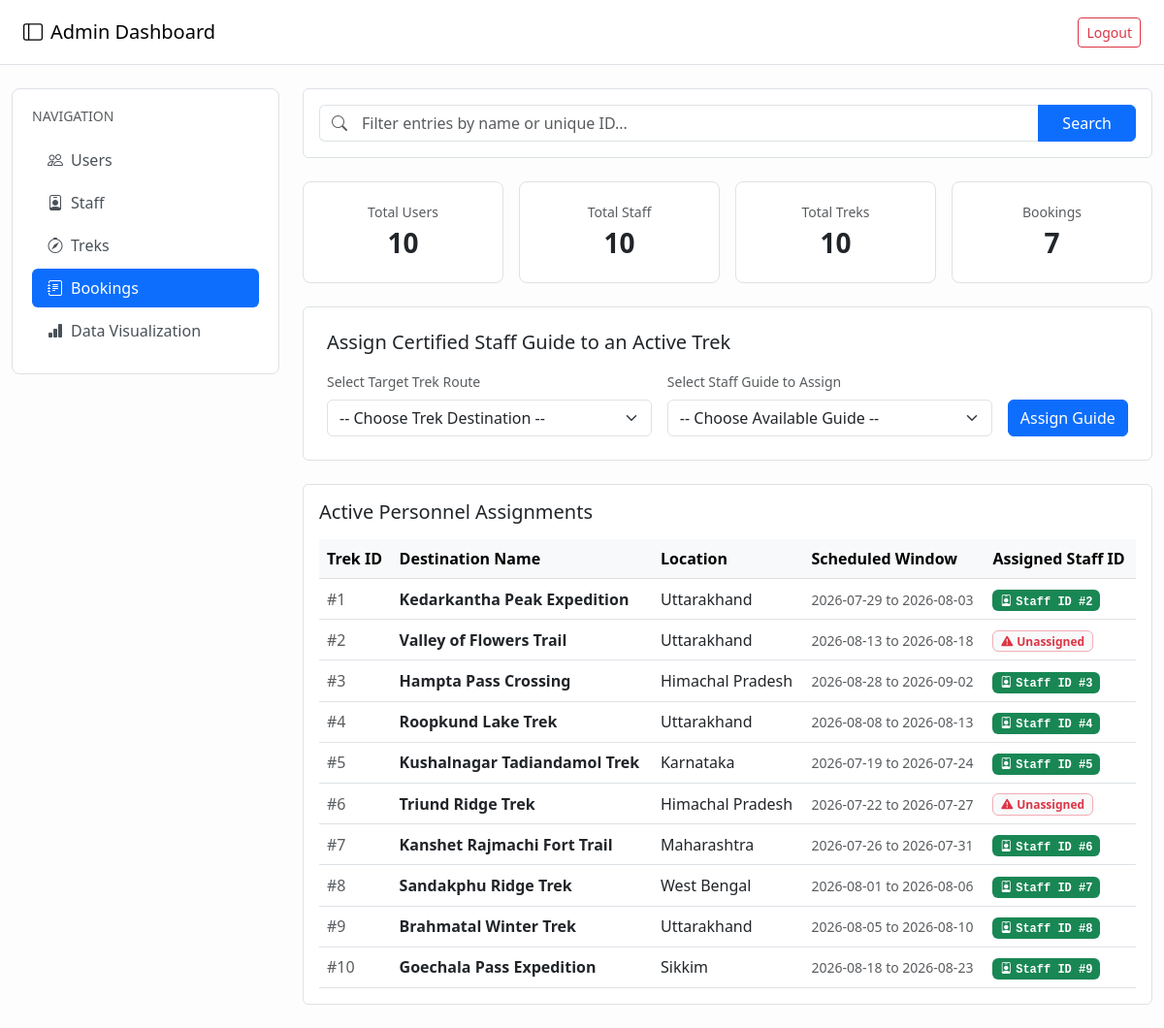
The page /admin/dashboard?tab=bookings (signed in) on the database its author committed.
### models.py (models this page shows)
class Trek(db.Model):
    __tablename__ = 'treks'
    id = db.Column(db.Integer, primary_key=True)
    name = db.Column(db.String(50), nullable=False)
    location = db.Column(db.String(150), nullable=False)
    difficulty = db.Column(db.String(20), nullable=False)
    duration = db.Column(db.String(50), nullable=False)
    total_slots = db.Column(db.Integer, nullable=False)
    available_slots = db.Column(db.Integer, nullable=False)
    assigned_staff_id = db.Column(db.Integer, db.ForeignKey('users.id'), nullable=True)
    start_date = db.Column(db.Date, nullable=False)
    end_date = db.Column(db.Date, nullable=False)
    description = db.Column(db.Text, nullable=False)
    price = db.Column(db.Float, nullable=False)
    status = db.Column(db.String(20), nullable=False, default='Upcoming')
    bookings = db.relationship('Booking', backref='trek_details', lazy=True)

### app.py (the view)
@app.route('/admin/dashboard', methods=['GET'])
@login_required
def admin_dashboard():
    return admin_dashboard_handler()

### app.py (called while the page is built)
@login_manager.user_loader
def load_user(user_id):
    return User.query.get(int(user_id))

### templates/admin_dashboard.html (shortened to what this page needs)
<!DOCTYPE html>
<html lang="en">
<head>
    <link href="https://cdn.jsdelivr.net/npm/bootstrap@5.3.0/dist/css/bootstrap.min.css" rel="stylesheet">
    <link rel="stylesheet" href="https://cdn.jsdelivr.net/npm/bootstrap-icons@1.11.0/font/bootstrap-icons.css">
</head>
<body>
    <nav class="navbar navbar-light bg-white border-bottom px-4 py-3">
        <span class="navbar-brand mb-0 h5"><i class="bi bi-layout-sidebar me-2"></i>Admin Dashboard</span>
        <a href="/logout" class="btn btn-outline-danger btn-sm">Logout</a>
    </nav>
    <div class="container-fluid py-4">
        <div class="row g-4">
            <div class="col-md-3">
                <div class="bento-card">
                    <h6 class="text-muted small text-uppercase mb-3">Navigation</h6>
                    <div class="nav flex-column nav-pills" id="adminTab" role="tablist">
                        <a href="/admin/dashboard?tab=users"
                            class="nav-link {% if active_tab == 'users' %}active{% endif %} border-0">
                            <i class="bi bi-people me-2"></i>Users
                        </a>
                        <a href="/admin/dashboard?tab=staff"
                            class="nav-link {% if active_tab == 'staff' %}active{% endif %} border-0">
                            <i class="bi bi-person-badge me-2"></i>Staff
                        </a>
                        <a href="/admin/dashboard?tab=treks"
                            class="nav-link {% if active_tab == 'treks' %}active{% endif %} border-0">
                            <i class="bi bi-compass me-2"></i>Treks
                        </a>
                        <a href="/admin/dashboard?tab=bookings"
                            class="nav-link {% if active_tab == 'bookings' %}active{% endif %} border-0">
                            <i class="bi bi-journal-text me-2"></i>Bookings
                        </a>
                        <a href="/admin/dashboard?tab=analytics"
                            class="nav-link {% if active_tab == 'analytics' %}active{% endif %} border-0">
                            <i class="bi bi-bar-chart-fill me-2"></i>Data Visualization
                        </a>
                    </div>
                </div>
            </div>
            <div class="col-md-9">
                <div class="bg-white border rounded p-3 mb-4">
                    <form action="/admin/dashboard" method="GET" class="d-flex m-0">
                        <div class="input-group">
                            <span class="input-group-text bg-white border-end-0 text-muted">
                                <i class="bi bi-search"></i>
                            </span>
                            <input type="text" name="search" class="form-control border-start-0 ps-1"
                                placeholder="Filter entries by name or unique ID..."
                                value="{{ request.args.get('search', '') }}">
                            <button type="submit" class="btn btn-primary px-4">Search</button>
                        </div>
                    </form>
                </div>
                <div class="row g-3 mb-4">
                    <div class="col-6 col-md-3">
                        <div class="bento-card text-center">
                            <div class="text-muted small">Total Users</div>
                            <div class="fs-3 fw-bold text-dark">{{ stats.total_users }}</div>
                        </div>
                    </div>
                    <div class="col-6 col-md-3">
                        <div class="bento-card text-center">
                            <div class="text-muted small">Total Staff</div>
                            <div class="fs-3 fw-bold text-dark">{{ stats.total_staff }}</div>
                        </div>
                    </div>
                    <div class="col-6 col-md-3">
                        <div class="bento-card text-center">
                            <div class="text-muted small">Total Treks</div>
                            <div class="fs-3 fw-bold text-dark">{{ stats.total_treks }}</div>
                        </div>
                    </div>
                    <div class="col-6 col-md-3">
                        <div class="bento-card text-center">
                            <div class="text-muted small">Bookings</div>
                            <div class="fs-3 fw-bold text-dark">{{ stats.total_bookings }}</div>
                        </div>
                    </div>
                </div>
                <div class="tab-content" id="adminTabContent">
                    {% if active_tab == 'users' %}
                    <div class="tab-pane fade show active" id="users-pane" role="tabpanel">
                        <div class="bento-card">
                            <h5 class="mb-3 text-secondary">Users Directory</h5>
                            <table class="table align-middle mb-0">
                                <thead class="table-light">
                                    <tr>
                                        <th>ID</th>
                                        <th>Name</th>
                                        <th>Email</th>
                                        <th>Status</th>
                                        <th class="text-end">Action</th>
                                    </tr>
                                </thead>
                                <tbody>
                                    {% for user in users %}
                                    <tr>
                                        <td>#{{ user.id }}</td>
                                        <td><strong>{{ user.full_name }}</strong><br><small class="text-muted">@{{
                                                user.username }}</small></td>
                                        <td>{{ user.email }}</td>
                                        <td>
                                            <span
                                                class="badge {% if user.status == 'active' %}bg-success{% else %}bg-danger{% endif %} rounded-pill px-2.5">
                                                {{ user.status }}
                                            </span>
                                        </td>
                                        <td class="text-end">
                                            <form action="/admin/user/toggle/{{ user.id }}?tab={{ active_tab }}"
                                                method="POST" class="m-0">
                                                <button type="submit"
                                                    class="btn {% if user.status == 'active' %}btn-outline-danger{% else %}btn-outline-success{% endif %} btn-sm">
                                                    {% if user.status == 'active' %}Deactivate{% else %}Activate{% endif
                                                    %}
                                                </button>
                                            </form>
                                        </td>
                                    </tr>
                                    {% else %}
                                    <tr>
                                        <td colspan="5" class="text-center text-muted py-4">No users found matching
                                            parameters.</td>
                                    </tr>
                                    {% endfor %}
                                </tbody>
                            </table>
                        </div>
                    </div>
                    {% elif active_tab == 'staff' %}
                    {% include 'admin_dashboard_staff.html' %}
                    {% elif active_tab == 'treks' %}
                    {% include 'admin_dashboard_treks.html' %}
                    {% elif active_tab == 'bookings' %}
                    {% include 'admin_dashboard_bookings.html' %}
                    {% endif %}
                </div>
            </div>
        </div>
    </div>
</body>
</html>

### templates/admin_dashboard_bookings.html (shortened to what this page needs)
<div>
    <div class="bg-white border rounded p-4 mb-4">
        <h5 class="mb-3">Assign Certified Staff Guide to an Active Trek</h5>
        <form action="/admin/trek/assign_staff" method="POST">
            <div class="row g-3">
                <div class="col-md-5">
                    <label class="form-label small text-muted">Select Target Trek Route</label>
                    <select name="trek_id" class="form-select" required>
                        <option value="" disabled selected>-- Choose Trek Destination --</option>
                    </select>
                </div>
                <div class="col-md-5">
                    <label class="form-label small text-muted">Select Staff Guide to Assign</label>
                    <select name="staff_id" class="form-select" required>
                        <option value="" disabled selected>-- Choose Available Guide --</option>
                    </select>
                </div>
                <div class="col-md-2 d-flex align-items-end">
                    <button type="submit" class="btn btn-primary w-100">Assign Guide</button>
                </div>
            </div>
        </form>
    </div>
    <div class="bg-white border rounded p-3">
        <h5 class="mb-3">Active Personnel Assignments</h5>
        <table class="table align-middle mb-0">
            <thead class="table-light">
                <tr>
                    <th>Trek ID</th>
                    <th>Destination Name</th>
                    <th>Location</th>
                    <th>Scheduled Window</th>
                    <th>Assigned Staff ID</th>
                </tr>
            </thead>
            <tbody>
                {% for trek in treks %}
                <tr>
                    <td class="text-muted">#{{ trek.id }}</td>
                    <td><strong>{{ trek.name }}</strong></td>
                    <td>{{ trek.location }}</td>
                    <td><small class="text-muted">{{ trek.start_date }} to {{ trek.end_date
                            }}</small></td>
                    <td>
                        {% if trek.assigned_staff_id %}
                        <span class="badge bg-success text-white px-2.5 py-1.5 font-monospace">
                            <i class="bi bi-person-badge me-1"></i>Staff ID #{{
                            trek.assigned_staff_id }}
                        </span>
                        {% else %}
                        <span class="badge bg-light text-danger border border-danger-subtle px-2.5 py-1.5">
                            <i class="bi bi-exclamation-triangle-fill me-1"></i>Unassigned
                        </span>
                        {% endif %}
                    </td>
                </tr>
                {% else %}
                <tr>
                    <td colspan="5" class="text-center text-muted py-4">No active treks found in the
                        system to assign staff to.</td>
                </tr>
                {% endfor %}
            </tbody>
        </table>
    </div>
</div>

### templates/admin_dashboard.html (style rules this page uses)
body { background-color: #fdfdfd; font-family: system-ui, -apple-system, sans-serif; }
.bento-card { background: #ffffff; border: 1px solid #dee2e6; border-radius: 8px; padding: 1.25rem; }
.nav-pills .nav-link { color: #495057; border-radius: 6px; margin-bottom: 4px; text-align: left; }
.nav-pills .nav-link.active { background-color: #0d6efd !important; color: #ffffff !important; }

### rows shown on the page
Trek: id "1", name "Kedarkantha Peak Expedition", location "Uttarakhand", start_date "2026-07-29", end_date "2026-08-03", assigned_staff_id "2"
Trek: id "2", name "Valley of Flowers Trail", location "Uttarakhand", start_date "2026-08-13", end_date "2026-08-18", shows "Unassigned"
Trek: id "3", name "Hampta Pass Crossing", location "Himachal Pradesh", start_date "2026-08-28", end_date "2026-09-02", assigned_staff_id "3"
Trek: id "4", name "Roopkund Lake Trek", location "Uttarakhand", start_date "2026-08-08", end_date "2026-08-13", assigned_staff_id "4"
Trek: id "5", name "Kushalnagar Tadiandamol Trek", location "Karnataka", start_date "2026-07-19", end_date "2026-07-24", assigned_staff_id "5"
Trek: id "6", name "Triund Ridge Trek", location "Himachal Pradesh", start_date "2026-07-22", end_date "2026-07-27", shows "Unassigned"
Trek: id "7", name "Kanshet Rajmachi Fort Trail", location "Maharashtra", start_date "2026-07-26", end_date "2026-07-31", assigned_staff_id "6"
Trek: id "8", name "Sandakphu Ridge Trek", location "West Bengal", start_date "2026-08-01", end_date "2026-08-06", assigned_staff_id "7"
Trek: id "9", name "Brahmatal Winter Trek", location "Uttarakhand", start_date "2026-08-05", end_date "2026-08-10", assigned_staff_id "8"
Trek: id "10", name "Goechala Pass Expedition", location "Sikkim", start_date "2026-08-18", end_date "2026-08-23", assigned_staff_id "9"

### other values the page prints
{{ stats.total_users }} "10"
{{ stats.total_staff }} "10"
{{ stats.total_treks }} "10"
{{ stats.total_bookings }} "7"
